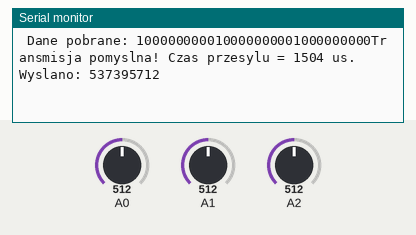
Bench run of a sketch on a simulated Arduino Uno, built with avr-gcc and run on an emulated ATmega328P. On the bench: the last lines printed to the serial monitor. The test bench sets the inputs (shaded band); at power-on: A1 = 512, A2 = 512, A0 = 512.

Above: at 1.2 s.
1.3 s: A1 set to 306
At 1.9 s:
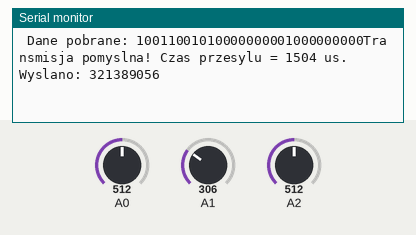
4.3 s: A1 set to 10
At 5.4 s:
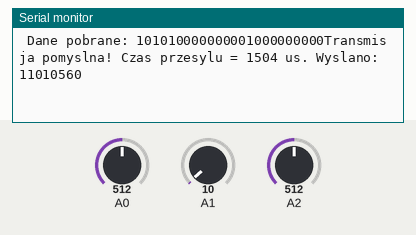
7.3 s: A1 set to 0
At 8.1 s:
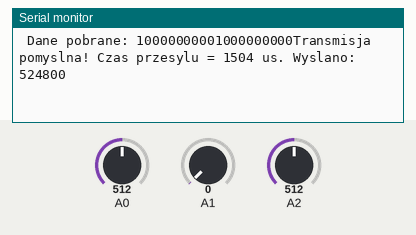
10.3 s: A2 set to 306
At 11.2 s:
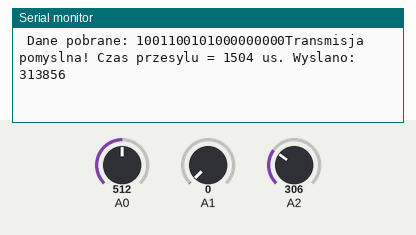
13.3 s: A2 set to 122
At 14.4 s:
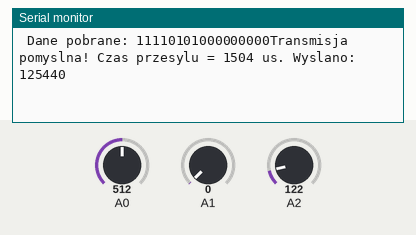
16.3 s: A2 set to 10
At 17.1 s:
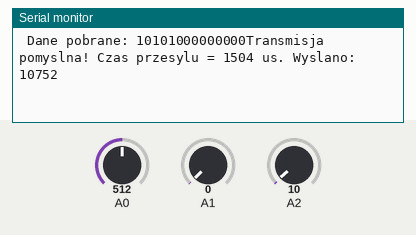
Timing chart, 0 to 19.3 s (numbered marks = the images above; inputs shaded):
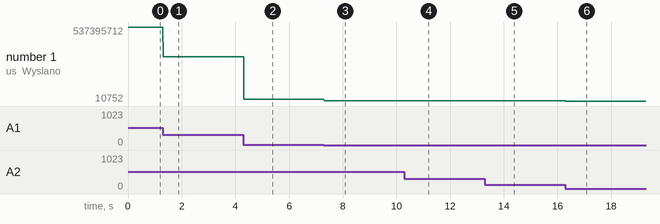

Measured:
- after the input at 1.3 s, the serial monitor: prints a new line at once (image 1)
- after the input at 4.3 s, the serial monitor: prints a new line at once (image 2)
- after the input at 7.3 s, the serial monitor: prints a new line at once (image 3)
- after the input at 10.3 s, the serial monitor: prints a new line at once (image 4)
- after the input at 13.3 s, the serial monitor: prints a new line at once (image 5)
- after the input at 16.3 s, the serial monitor: prints a new line at once (image 6)
- plotted number 1: 537395712 → 321389056 after the input at 1.3 s, 321389056 → 11010560 after the input at 4.3 s, 11010560 → 524800 after the input at 7.3 s, 524800 → 313856 after the input at 10.3 s, 313856 → 125440 after the input at 13.3 s

The sketch:

nadajnik.ino
```cpp
#include <stdint.h>
#include <SPI.h>
#include "printf.h"
#include "RF24.h"
#define CE_PIN 9
#define CSN_PIN 8

RF24 radio(CE_PIN, CSN_PIN);

// adresy do sparowania
uint8_t address[][6] = { "1Node", "2Node" };

bool radioNumber = 0;  // 0 uses address[0] to transmit, 1 uses address[1] to transmit

uint32_t dane;

void stworzdane ();

void setup()
  {
    pinMode(A0, INPUT);
    pinMode(A1, INPUT);
    pinMode(A2, INPUT);

    Serial.begin(115200);

    radio.setPALevel(RF24_PA_LOW);

    radio.setPayloadSize(sizeof(dane));

    radio.openWritingPipe(address[radioNumber]);

    radio.openReadingPipe(1, address[!radioNumber]);

    radio.stopListening();
  }

void loop()
  {
    stworzdane();

    unsigned long start_timer = micros();

    bool report = radio.write(&dane, sizeof(uint32_t));

    unsigned long end_timer = micros();

    if (report)
      {
        Serial.print(F("Transmisja pomyslna! "));
        Serial.print(F("Czas przesylu = "));
        Serial.print(end_timer - start_timer);  // print the timer result
        Serial.print(F(" us. Wyslano: "));
        Serial.println(dane);  // print payload sent
      }
      else
        {
          Serial.println(F("Transmisja nieudana lub czas minal"));  // payload was not delivered
        }
  }  // loop


void stworzdane()
  {
    uint32_t skret = analogRead(A0);
    uint32_t gaz = analogRead(A2);
    uint32_t hamulec = analogRead(A1);
    dane = skret;
    dane |= gaz<<10;
    dane|= hamulec<<20;
    Serial.print((" Dane pobrane: "));
    Serial.print(dane, BIN);

  }
```
